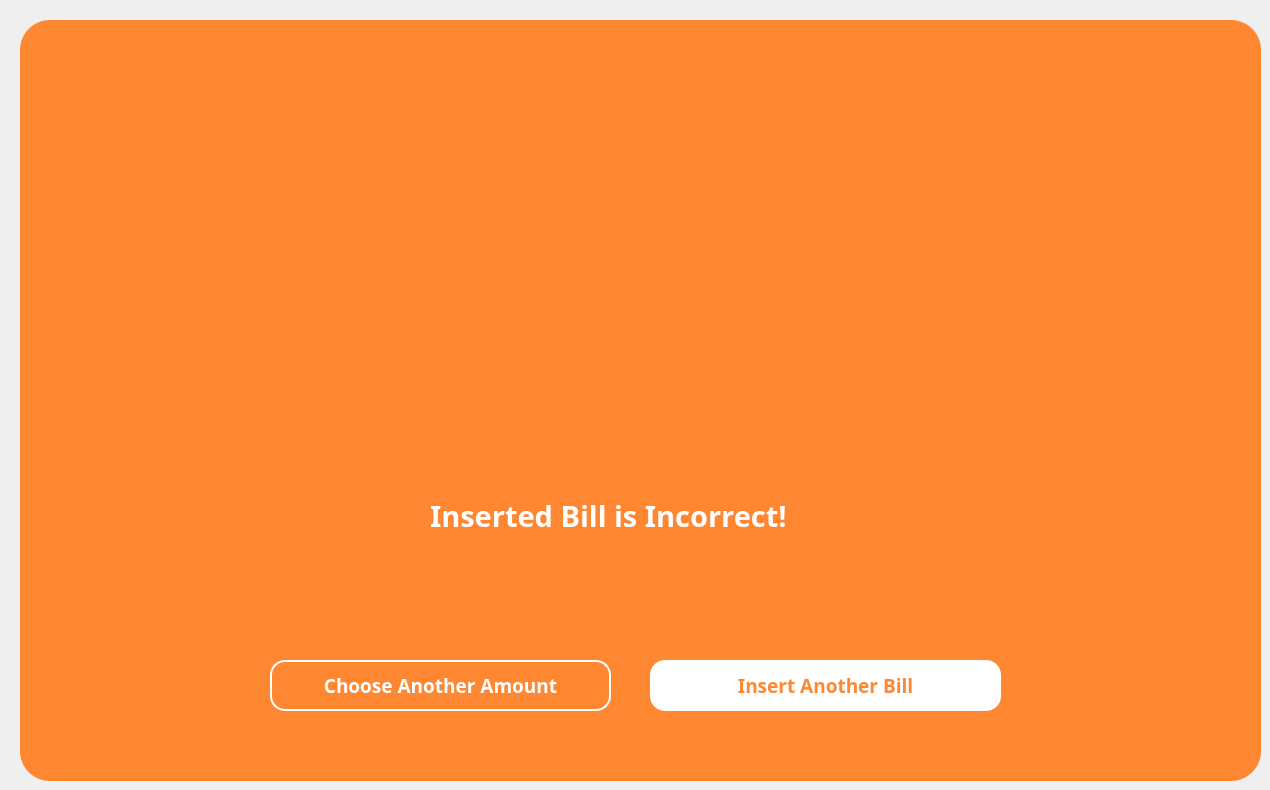
  <widget class="QWidget" name="exclamation_notequal">
   <widget class="QFrame" name="exclamation_notequal_1">
    <property name="enabled">
     <bool>true</bool>
    </property>
    <property name="geometry">
     <rect>
      <x>20</x>
      <y>20</y>
      <width>1241</width>
      <height>761</height>
     </rect>
    </property>
    <property name="font">
     <font>
      <pointsize>9</pointsize>
     </font>
    </property>
    <property name="styleSheet">
     <string notr="true">QFrame {
    background-color: #ff8731;
	border-radius: 30px;
}
</string>
    </property>
    <property name="frameShape">
     <enum>QFrame::NoFrame</enum>
    </property>
    <widget class="QLabel" name="main_logo_60">
     <property name="geometry">
      <rect>
       <x>450</x>
       <y>110</y>
       <width>320</width>
       <height>320</height>
      </rect>
     </property>
     <property name="text">
      <string/>
     </property>
     <property name="pixmap">
      <pixmap>../Documents/dondon my documents/Research/Coinnect UI/2 Icons/exclamation.png</pixmap>
     </property>
     <property name="scaledContents">
      <bool>true</bool>
     </property>
    </widget>
    <widget class="QLabel" name="label_187">
     <property name="geometry">
      <rect>
       <x>410</x>
       <y>470</y>
       <width>441</width>
       <height>51</height>
      </rect>
     </property>
     <property name="font">
      <font>
       <family>Montserrat</family>
       <pointsize>22</pointsize>
       <weight>75</weight>
       <bold>true</bold>
      </font>
     </property>
     <property name="styleSheet">
      <string notr="true">QLabel {
    color: white;
}
</string>
     </property>
     <property name="text">
      <string>Inserted Bill is Incorrect!</string>
     </property>
    </widget>
    <widget class="QToolButton" name="cb_exclamation_insertanother">
     <property name="geometry">
      <rect>
       <x>630</x>
       <y>640</y>
       <width>351</width>
       <height>51</height>
      </rect>
     </property>
     <property name="font">
      <font>
       <family>Montserrat</family>
       <pointsize>14</pointsize>
       <weight>75</weight>
       <bold>true</bold>
      </font>
     </property>
     <property name="cursor">
      <cursorShape>PointingHandCursor</cursorShape>
     </property>
     <property name="styleSheet">
      <string notr="true">QToolButton {
    background-color: white;
    color: #ff8731;
    border: none;
    border-radius: 15px;
    text-align: center;
}

QToolButton:hover {
    background-color: #FFC499;  /* light gray */
	border: 2px solid #FFC499;
}

QToolButton:pressed {
    background-color: #F56600;
	color: white;
    padding-top: 10px;  /* simulate press-in */
    padding-bottom: 15px;
 
}

</string>
     </property>
     <property name="text">
      <string>Insert Another Bill</string>
     </property>
     <property name="iconSize">
      <size>
       <width>200</width>
       <height>200</height>
      </size>
     </property>
     <property name="checkable">
      <bool>false</bool>
     </property>
     <property name="popupMode">
      <enum>QToolButton::DelayedPopup</enum>
     </property>
     <property name="toolButtonStyle">
      <enum>Qt::ToolButtonIconOnly</enum>
     </property>
    </widget>
    <widget class="QToolButton" name="cb_exclamation_chooseanother">
     <property name="geometry">
      <rect>
       <x>250</x>
       <y>640</y>
       <width>341</width>
       <height>51</height>
      </rect>
     </property>
     <property name="font">
      <font>
       <family>Montserrat</family>
       <pointsize>14</pointsize>
       <weight>75</weight>
       <bold>true</bold>
      </font>
     </property>
     <property name="cursor">
      <cursorShape>PointingHandCursor</cursorShape>
     </property>
     <property name="styleSheet">
      <string notr="true">QToolButton {
    background-color: transparent;
    color: white;
    border: 2px solid white;
    border-radius: 15px;

    text-align: center;
}


QToolButton:hover {
    background-color: #FFC499;  /* light gray */
	border: 2px solid #FFC499;
}

QToolButton:pressed {
    background-color: #F56600;
	color: white;
    padding-top: 10px;  /* simulate press-in */
    padding-bottom: 15px;
 
}</string>
     </property>
     <property name="text">
      <string>Choose Another Amount</string>
     </property>
     <property name="iconSize">
      <size>
       <width>200</width>
       <height>200</height>
      </size>
     </property>
     <property name="checkable">
      <bool>false</bool>
     </property>
     <property name="popupMode">
      <enum>QToolButton::DelayedPopup</enum>
     </property>
     <property name="toolButtonStyle">
      <enum>Qt::ToolButtonIconOnly</enum>
     </property>
    </widget>
   </widget>
  </widget>
